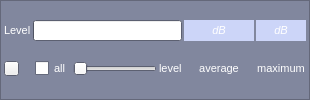
          <widget class="QFrame" name="frame_6">
           <property name="minimumSize">
            <size>
             <width>0</width>
             <height>0</height>
            </size>
           </property>
           <property name="palette">
            <palette>
             <active>
              <colorrole role="WindowText">
               <brush brushstyle="SolidPattern">
                <color alpha="255">
                 <red>255</red>
                 <green>255</green>
                 <blue>255</blue>
                </color>
               </brush>
              </colorrole>
              <colorrole role="Base">
               <brush brushstyle="SolidPattern">
                <color alpha="255">
                 <red>255</red>
                 <green>255</green>
                 <blue>255</blue>
                </color>
               </brush>
              </colorrole>
              <colorrole role="Window">
               <brush brushstyle="SolidPattern">
                <color alpha="255">
                 <red>129</red>
                 <green>135</green>
                 <blue>158</blue>
                </color>
               </brush>
              </colorrole>
             </active>
             <inactive>
              <colorrole role="WindowText">
               <brush brushstyle="SolidPattern">
                <color alpha="255">
                 <red>255</red>
                 <green>255</green>
                 <blue>255</blue>
                </color>
               </brush>
              </colorrole>
              <colorrole role="Base">
               <brush brushstyle="SolidPattern">
                <color alpha="255">
                 <red>255</red>
                 <green>255</green>
                 <blue>255</blue>
                </color>
               </brush>
              </colorrole>
              <colorrole role="Window">
               <brush brushstyle="SolidPattern">
                <color alpha="255">
                 <red>129</red>
                 <green>135</green>
                 <blue>158</blue>
                </color>
               </brush>
              </colorrole>
             </inactive>
             <disabled>
              <colorrole role="WindowText">
               <brush brushstyle="SolidPattern">
                <color alpha="255">
                 <red>120</red>
                 <green>120</green>
                 <blue>120</blue>
                </color>
               </brush>
              </colorrole>
              <colorrole role="Base">
               <brush brushstyle="SolidPattern">
                <color alpha="255">
                 <red>129</red>
                 <green>135</green>
                 <blue>158</blue>
                </color>
               </brush>
              </colorrole>
              <colorrole role="Window">
               <brush brushstyle="SolidPattern">
                <color alpha="255">
                 <red>129</red>
                 <green>135</green>
                 <blue>158</blue>
                </color>
               </brush>
              </colorrole>
             </disabled>
            </palette>
           </property>
           <property name="autoFillBackground">
            <bool>true</bool>
           </property>
           <property name="frameShape">
            <enum>QFrame::StyledPanel</enum>
           </property>
           <property name="frameShadow">
            <enum>QFrame::Raised</enum>
           </property>
           <layout class="QGridLayout" name="gridLayout_7">
            <property name="leftMargin">
             <number>3</number>
            </property>
            <property name="topMargin">
             <number>3</number>
            </property>
            <property name="rightMargin">
             <number>3</number>
            </property>
            <property name="bottomMargin">
             <number>3</number>
            </property>
            <property name="spacing">
             <number>2</number>
            </property>
            <item row="1" column="6">
             <widget class="QLabel" name="label_inchan_level_max">
              <property name="minimumSize">
               <size>
                <width>50</width>
                <height>15</height>
               </size>
              </property>
              <property name="maximumSize">
               <size>
                <width>70</width>
                <height>16777215</height>
               </size>
              </property>
              <property name="palette">
               <palette>
                <active>
                 <colorrole role="WindowText">
                  <brush brushstyle="SolidPattern">
                   <color alpha="255">
                    <red>255</red>
                    <green>255</green>
                    <blue>255</blue>
                   </color>
                  </brush>
                 </colorrole>
                 <colorrole role="Base">
                  <brush brushstyle="SolidPattern">
                   <color alpha="255">
                    <red>255</red>
                    <green>255</green>
                    <blue>255</blue>
                   </color>
                  </brush>
                 </colorrole>
                 <colorrole role="Window">
                  <brush brushstyle="SolidPattern">
                   <color alpha="255">
                    <red>204</red>
                    <green>213</green>
                    <blue>248</blue>
                   </color>
                  </brush>
                 </colorrole>
                </active>
                <inactive>
                 <colorrole role="WindowText">
                  <brush brushstyle="SolidPattern">
                   <color alpha="255">
                    <red>255</red>
                    <green>255</green>
                    <blue>255</blue>
                   </color>
                  </brush>
                 </colorrole>
                 <colorrole role="Base">
                  <brush brushstyle="SolidPattern">
                   <color alpha="255">
                    <red>255</red>
                    <green>255</green>
                    <blue>255</blue>
                   </color>
                  </brush>
                 </colorrole>
                 <colorrole role="Window">
                  <brush brushstyle="SolidPattern">
                   <color alpha="255">
                    <red>204</red>
                    <green>213</green>
                    <blue>248</blue>
                   </color>
                  </brush>
                 </colorrole>
                </inactive>
                <disabled>
                 <colorrole role="WindowText">
                  <brush brushstyle="SolidPattern">
                   <color alpha="255">
                    <red>120</red>
                    <green>120</green>
                    <blue>120</blue>
                   </color>
                  </brush>
                 </colorrole>
                 <colorrole role="Base">
                  <brush brushstyle="SolidPattern">
                   <color alpha="255">
                    <red>204</red>
                    <green>213</green>
                    <blue>248</blue>
                   </color>
                  </brush>
                 </colorrole>
                 <colorrole role="Window">
                  <brush brushstyle="SolidPattern">
                   <color alpha="255">
                    <red>204</red>
                    <green>213</green>
                    <blue>248</blue>
                   </color>
                  </brush>
                 </colorrole>
                </disabled>
               </palette>
              </property>
              <property name="font">
               <font>
                <pointsize>8</pointsize>
                <italic>true</italic>
               </font>
              </property>
              <property name="autoFillBackground">
               <bool>true</bool>
              </property>
              <property name="text">
               <string>dB</string>
              </property>
              <property name="alignment">
               <set>Qt::AlignCenter</set>
              </property>
             </widget>
            </item>
            <item row="1" column="5">
             <widget class="QLabel" name="label_inchan_level">
              <property name="minimumSize">
               <size>
                <width>70</width>
                <height>15</height>
               </size>
              </property>
              <property name="maximumSize">
               <size>
                <width>70</width>
                <height>16777215</height>
               </size>
              </property>
              <property name="palette">
               <palette>
                <active>
                 <colorrole role="WindowText">
                  <brush brushstyle="SolidPattern">
                   <color alpha="255">
                    <red>255</red>
                    <green>255</green>
                    <blue>255</blue>
                   </color>
                  </brush>
                 </colorrole>
                 <colorrole role="Base">
                  <brush brushstyle="SolidPattern">
                   <color alpha="255">
                    <red>255</red>
                    <green>255</green>
                    <blue>255</blue>
                   </color>
                  </brush>
                 </colorrole>
                 <colorrole role="Window">
                  <brush brushstyle="SolidPattern">
                   <color alpha="255">
                    <red>204</red>
                    <green>213</green>
                    <blue>248</blue>
                   </color>
                  </brush>
                 </colorrole>
                </active>
                <inactive>
                 <colorrole role="WindowText">
                  <brush brushstyle="SolidPattern">
                   <color alpha="255">
                    <red>255</red>
                    <green>255</green>
                    <blue>255</blue>
                   </color>
                  </brush>
                 </colorrole>
                 <colorrole role="Base">
                  <brush brushstyle="SolidPattern">
                   <color alpha="255">
                    <red>255</red>
                    <green>255</green>
                    <blue>255</blue>
                   </color>
                  </brush>
                 </colorrole>
                 <colorrole role="Window">
                  <brush brushstyle="SolidPattern">
                   <color alpha="255">
                    <red>204</red>
                    <green>213</green>
                    <blue>248</blue>
                   </color>
                  </brush>
                 </colorrole>
                </inactive>
                <disabled>
                 <colorrole role="WindowText">
                  <brush brushstyle="SolidPattern">
                   <color alpha="255">
                    <red>120</red>
                    <green>120</green>
                    <blue>120</blue>
                   </color>
                  </brush>
                 </colorrole>
                 <colorrole role="Base">
                  <brush brushstyle="SolidPattern">
                   <color alpha="255">
                    <red>204</red>
                    <green>213</green>
                    <blue>248</blue>
                   </color>
                  </brush>
                 </colorrole>
                 <colorrole role="Window">
                  <brush brushstyle="SolidPattern">
                   <color alpha="255">
                    <red>204</red>
                    <green>213</green>
                    <blue>248</blue>
                   </color>
                  </brush>
                 </colorrole>
                </disabled>
               </palette>
              </property>
              <property name="font">
               <font>
                <pointsize>8</pointsize>
                <italic>true</italic>
               </font>
              </property>
              <property name="autoFillBackground">
               <bool>true</bool>
              </property>
              <property name="text">
               <string>dB</string>
              </property>
              <property name="alignment">
               <set>Qt::AlignCenter</set>
              </property>
             </widget>
            </item>
            <item row="1" column="0">
             <widget class="QLabel" name="label_20">
              <property name="font">
               <font>
                <pointsize>8</pointsize>
               </font>
              </property>
              <property name="text">
               <string>Level</string>
              </property>
             </widget>
            </item>
            <item row="2" column="5">
             <widget class="QLabel" name="label_11">
              <property name="font">
               <font>
                <pointsize>8</pointsize>
               </font>
              </property>
              <property name="text">
               <string>average</string>
              </property>
              <property name="alignment">
               <set>Qt::AlignCenter</set>
              </property>
             </widget>
            </item>
            <item row="2" column="6">
             <widget class="QLabel" name="label_12">
              <property name="font">
               <font>
                <pointsize>8</pointsize>
               </font>
              </property>
              <property name="text">
               <string>maximum</string>
              </property>
              <property name="alignment">
               <set>Qt::AlignCenter</set>
              </property>
             </widget>
            </item>
            <item row="2" column="4">
             <widget class="QLabel" name="label_ingain">
              <property name="font">
               <font>
                <pointsize>8</pointsize>
               </font>
              </property>
              <property name="text">
               <string>level</string>
              </property>
             </widget>
            </item>
            <item row="2" column="2">
             <widget class="QCheckBox" name="checkBox_igainall">
              <property name="font">
               <font>
                <pointsize>8</pointsize>
               </font>
              </property>
              <property name="text">
               <string>all</string>
              </property>
             </widget>
            </item>
            <item row="1" column="1" colspan="4">
             <widget class="QProgressBar" name="progressBar_inchan_level">
              <property name="minimumSize">
               <size>
                <width>0</width>
                <height>15</height>
               </size>
              </property>
              <property name="font">
               <font>
                <pointsize>8</pointsize>
               </font>
              </property>
              <property name="value">
               <number>0</number>
              </property>
              <property name="textVisible">
               <bool>false</bool>
              </property>
             </widget>
            </item>
            <item row="2" column="3">
             <widget class="QSlider" name="horizontalSlider_igain">
              <property name="font">
               <font>
                <pointsize>8</pointsize>
               </font>
              </property>
              <property name="maximum">
               <number>100</number>
              </property>
              <property name="orientation">
               <enum>Qt::Horizontal</enum>
              </property>
              <property name="tickPosition">
               <enum>QSlider::NoTicks</enum>
              </property>
             </widget>
            </item>
            <item row="2" column="0">
             <widget class="QPushButton" name="pushButton_in_reset">
              <property name="minimumSize">
               <size>
                <width>15</width>
                <height>15</height>
               </size>
              </property>
              <property name="maximumSize">
               <size>
                <width>15</width>
                <height>15</height>
               </size>
              </property>
              <property name="text">
               <string/>
              </property>
             </widget>
            </item>
           </layout>
          </widget>
